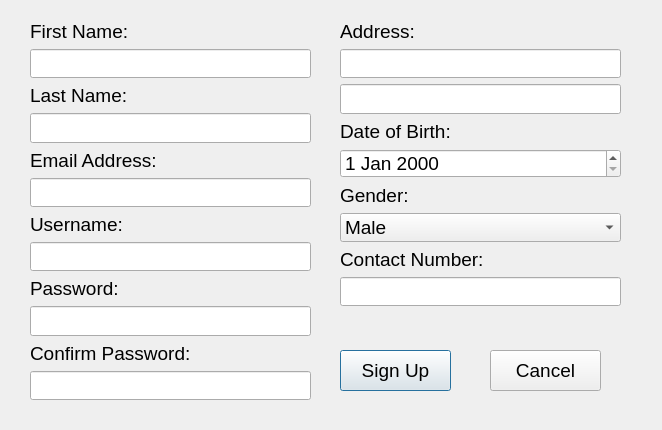
<?xml version="1.0" encoding="UTF-8"?>
<ui version="4.0">
 <class>SignupWindow</class>
 <widget class="QDialog" name="SignupWindow">
  <property name="geometry">
   <rect>
    <x>0</x>
    <y>0</y>
    <width>662</width>
    <height>430</height>
   </rect>
  </property>
  <property name="windowTitle">
   <string>Customer Sign Up</string>
  </property>
  <widget class="QWidget" name="verticalLayoutWidget">
   <property name="geometry">
    <rect>
     <x>30</x>
     <y>20</y>
     <width>281</width>
     <height>380</height>
    </rect>
   </property>
   <layout class="QVBoxLayout" name="verticalLayout">
    <item>
     <widget class="QLabel" name="label">
      <property name="font">
       <font>
        <pointsize>14</pointsize>
       </font>
      </property>
      <property name="text">
       <string>First Name:</string>
      </property>
     </widget>
    </item>
    <item>
     <widget class="QLineEdit" name="txtFN">
      <property name="font">
       <font>
        <pointsize>14</pointsize>
       </font>
      </property>
     </widget>
    </item>
    <item>
     <widget class="QLabel" name="label_2">
      <property name="font">
       <font>
        <pointsize>14</pointsize>
       </font>
      </property>
      <property name="text">
       <string>Last Name:</string>
      </property>
     </widget>
    </item>
    <item>
     <widget class="QLineEdit" name="txtLN">
      <property name="font">
       <font>
        <pointsize>14</pointsize>
       </font>
      </property>
     </widget>
    </item>
    <item>
     <widget class="QLabel" name="label_8">
      <property name="font">
       <font>
        <pointsize>14</pointsize>
       </font>
      </property>
      <property name="text">
       <string>Email Address:</string>
      </property>
     </widget>
    </item>
    <item>
     <widget class="QLineEdit" name="txtEmail">
      <property name="font">
       <font>
        <pointsize>14</pointsize>
       </font>
      </property>
     </widget>
    </item>
    <item>
     <widget class="QLabel" name="label_3">
      <property name="font">
       <font>
        <pointsize>14</pointsize>
       </font>
      </property>
      <property name="text">
       <string>Username:</string>
      </property>
     </widget>
    </item>
    <item>
     <widget class="QLineEdit" name="txtUsername">
      <property name="font">
       <font>
        <pointsize>14</pointsize>
       </font>
      </property>
     </widget>
    </item>
    <item>
     <widget class="QLabel" name="label_4">
      <property name="font">
       <font>
        <pointsize>14</pointsize>
       </font>
      </property>
      <property name="text">
       <string>Password:</string>
      </property>
     </widget>
    </item>
    <item>
     <widget class="QLineEdit" name="txtPassword">
      <property name="font">
       <font>
        <pointsize>14</pointsize>
       </font>
      </property>
      <property name="echoMode">
       <enum>QLineEdit::Password</enum>
      </property>
     </widget>
    </item>
    <item>
     <widget class="QLabel" name="label_10">
      <property name="font">
       <font>
        <pointsize>14</pointsize>
       </font>
      </property>
      <property name="text">
       <string>Confirm Password:</string>
      </property>
     </widget>
    </item>
    <item>
     <widget class="QLineEdit" name="txtConfirmPassword">
      <property name="font">
       <font>
        <pointsize>14</pointsize>
       </font>
      </property>
      <property name="echoMode">
       <enum>QLineEdit::Password</enum>
      </property>
     </widget>
    </item>
   </layout>
  </widget>
  <widget class="QWidget" name="verticalLayoutWidget_2">
   <property name="geometry">
    <rect>
     <x>340</x>
     <y>20</y>
     <width>281</width>
     <height>287</height>
    </rect>
   </property>
   <layout class="QVBoxLayout" name="verticalLayout_2">
    <item>
     <widget class="QLabel" name="label_9">
      <property name="font">
       <font>
        <pointsize>14</pointsize>
       </font>
      </property>
      <property name="text">
       <string>Address:</string>
      </property>
     </widget>
    </item>
    <item>
     <widget class="QLineEdit" name="txtAddress1">
      <property name="font">
       <font>
        <pointsize>14</pointsize>
       </font>
      </property>
     </widget>
    </item>
    <item>
     <widget class="QLineEdit" name="txtAddress2">
      <property name="font">
       <font>
        <pointsize>14</pointsize>
       </font>
      </property>
     </widget>
    </item>
    <item>
     <widget class="QLabel" name="label_5">
      <property name="font">
       <font>
        <pointsize>14</pointsize>
       </font>
      </property>
      <property name="text">
       <string>Date of Birth:</string>
      </property>
     </widget>
    </item>
    <item>
     <widget class="QDateEdit" name="dateBirth">
      <property name="font">
       <font>
        <pointsize>14</pointsize>
       </font>
      </property>
     </widget>
    </item>
    <item>
     <widget class="QLabel" name="label_7">
      <property name="font">
       <font>
        <pointsize>14</pointsize>
       </font>
      </property>
      <property name="text">
       <string>Gender:</string>
      </property>
     </widget>
    </item>
    <item>
     <widget class="QComboBox" name="cbGender">
      <property name="font">
       <font>
        <pointsize>14</pointsize>
       </font>
      </property>
      <property name="currentText">
       <string>Male</string>
      </property>
      <item>
       <property name="text">
        <string>Male</string>
       </property>
      </item>
      <item>
       <property name="text">
        <string>Female</string>
       </property>
      </item>
     </widget>
    </item>
    <item>
     <widget class="QLabel" name="label_6">
      <property name="font">
       <font>
        <pointsize>14</pointsize>
       </font>
      </property>
      <property name="text">
       <string>Contact Number:</string>
      </property>
     </widget>
    </item>
    <item>
     <widget class="QLineEdit" name="txtContactNum">
      <property name="font">
       <font>
        <pointsize>14</pointsize>
       </font>
      </property>
     </widget>
    </item>
   </layout>
  </widget>
  <widget class="QPushButton" name="btnSignUp">
   <property name="geometry">
    <rect>
     <x>340</x>
     <y>350</y>
     <width>111</width>
     <height>41</height>
    </rect>
   </property>
   <property name="font">
    <font>
     <pointsize>14</pointsize>
    </font>
   </property>
   <property name="text">
    <string>Sign Up</string>
   </property>
  </widget>
  <widget class="QPushButton" name="btnCancel">
   <property name="geometry">
    <rect>
     <x>490</x>
     <y>350</y>
     <width>111</width>
     <height>41</height>
    </rect>
   </property>
   <property name="font">
    <font>
     <pointsize>14</pointsize>
    </font>
   </property>
   <property name="text">
    <string>Cancel</string>
   </property>
  </widget>
 </widget>
 <resources/>
 <connections/>
</ui>
